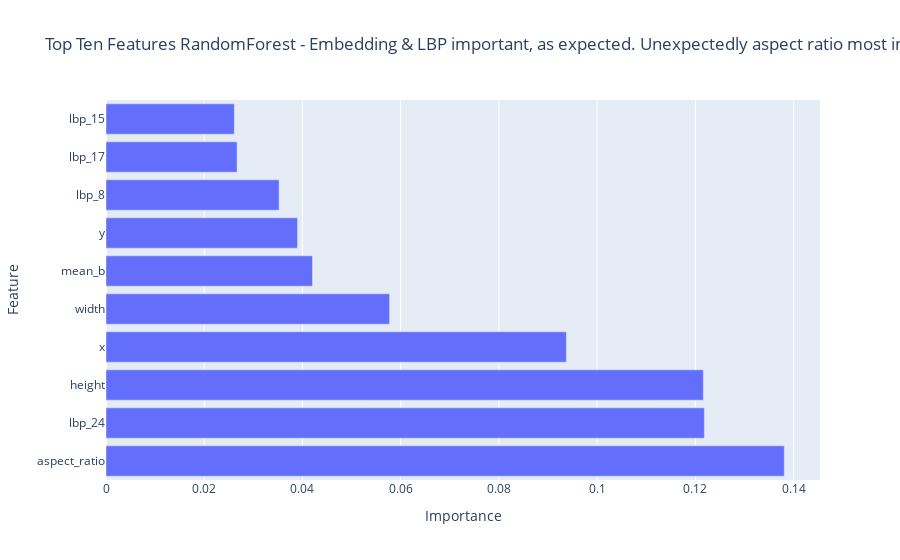

Notebook source saved alongside this figure:
### Code cell
forest_importance = {
    "Feature": loaded_models["Random Forest"].feature_names_in_,
    "Importance": np.abs(loaded_models["Random Forest"].feature_importances_),
}

forest_importance_df = pd.DataFrame(forest_importance)

forest_importance_df = forest_importance_df.sort_values("Importance", ascending=False)
fig = px.bar(
    forest_importance_df[:10],
    x="Importance",
    y="Feature",
    orientation="h",
    title="Top Ten Features RandomForest - Embedding & LBP important, as expected. Unexpectedly aspect ratio most important.",
)
fig.show()
fig.write_image("images/forest_top_features.png", width=1200, height=600)

### Figure 1 — Plotly figure (JSON) as saved in the notebook; plotly's stock layout.template omitted (floating-point values rounded to 4 significant figures)
{"data": [{"hovertemplate": "Importance=%{x}<br>Feature=%{y}<extra></extra>", "legendgroup": "", "marker": {"color": "#636efa", "pattern": {"shape": ""}}, "name": "", "orientation": "h", "showlegend": false, "textposition": "auto", "x": [0.1381, 0.1218, 0.1216, 0.09374, 0.05775, 0.04204, 0.039, 0.03525, 0.02669, 0.02613], "xaxis": "x", "y": ["aspect_ratio", "lbp_24", "height", "x", "width", "mean_b", "y", "lbp_8", "lbp_17", "lbp_15"], "yaxis": "y", "type": "bar"}], "layout": {"xaxis": {"anchor": "y", "domain": [0.0, 1.0], "title": {"text": "Importance"}}, "yaxis": {"anchor": "x", "domain": [0.0, 1.0], "title": {"text": "Feature"}}, "legend": {"tracegroupgap": 0}, "title": {"text": "Top Ten Features RandomForest - Embedding & LBP important, as expected. Unexpectedly aspect ratio most important."}, "barmode": "relative"}}
